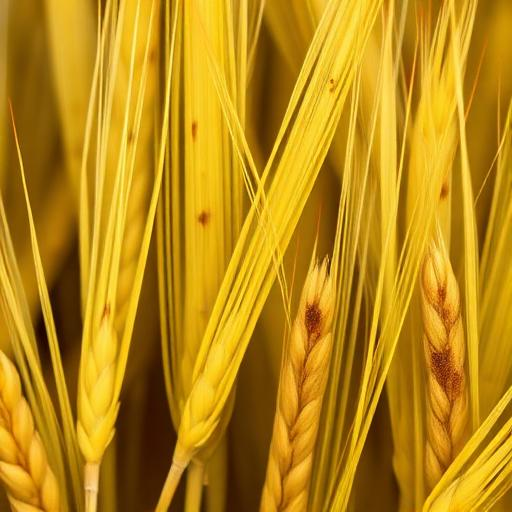
#> input picture src/assets/closeup-disease.jpg, 512 x 512 px
$ python -i classical.py   (imports and definitions only)
#> lines starting #> are read from the running program, lines starting #| are printed output that depends on the picture; after the words box and inside, x2 and y2 are one past the last pixel; in counts of white or black regions, pixels touching at a corner belong together
#> further down, picture is the input picture: shape (512, 512, 3); mean B, G, R 19.9, 137.1, 185.7
"""Classical vegetation detection: a colour index, a fixed decision rule, connected components.

Three methods, each parameter-free per image so nothing is tuned on a picture:

- exg_exr : chromaticity r, g, b = R, G, B / (R + G + B); ExG = 2g - r - b;
            ExR = 1.4 r - g; vegetation where ExG - ExR > 0 (Meyer and Neto 2008).
- exg_otsu: ExG on chromaticity, Otsu threshold over the whole image.
- hsv_band: hue in [60, 160] degrees, saturation >= 0.15, value >= 0.08 (fixed band).
- exg_fixed: ExG on chromaticity > t, with t a declared constant (default 0.10). The
            one method with a parameter; the value is chosen on dev_tune and
            confirmed on dev_check, and every run name carries it.
- exg_hyst : hysteresis on ExG: pixels above `high` seed components, which then
            grow through every 8-connected pixel above `low`. A pixel above
            `low` with no seed in its component is left out. Declared pair
            (0.10, 0.03) for Experiment 4B.

Then, optionally, one 3 x 3 binary closing (off by default), then 8-connected
components. No opening, no size floor, no hole filling: the Phase 2 profile
showed blades under 5 px wide and seedlings under 100 px, and any of those
operations would delete them before they could be scored.

Every component is a detection. Its score is the mean index value inside it
(ExG - ExR for exg_exr, ExG for exg_otsu, saturation for hsv_band); the score
is reported, never thresholded.

Stage timings are measured with perf_counter around each stage.
"""

from __future__ import annotations

import time
from dataclasses import dataclass, field

import numpy as np
from scipy import ndimage
from skimage.filters import threshold_otsu

METHODS = ("exg_exr", "exg_otsu", "hsv_band", "exg_fixed", "exg_hyst")
DEFAULT_EXG_T = 0.10
DEFAULT_HYST = (0.10, 0.03)
EPS = 1e-6
STRUCT8 = np.ones((3, 3), dtype=bool)


@dataclass
class DetectionResult:
    method: str
    closing: bool
    labels: np.ndarray  # int32 HxW, 0 = background, 1..n = components
    n: int
    records: list[dict]  # per component: det_id, area_px, bbox, centroid, score
    timings_ms: dict[str, float] = field(default_factory=dict)
    threshold: float | None = None
    vegetation_fraction: float = 0.0


def chromaticity(rgb: np.ndarray) -> tuple[np.ndarray, np.ndarray, np.ndarray]:
    x = rgb.astype(np.float32)
    s = x.sum(axis=2) + EPS
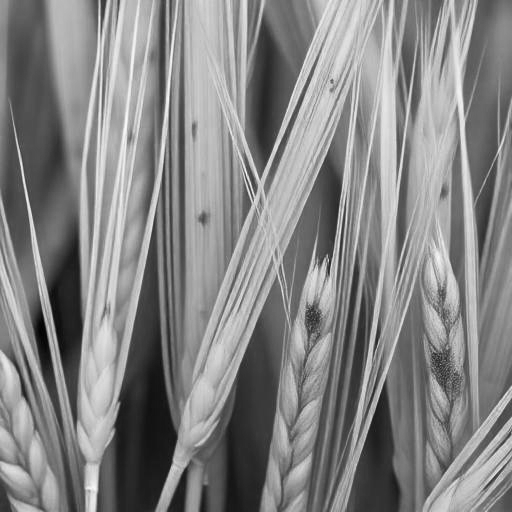
#> s: shape (512, 512) float32; min 26, max 634, mean 342.7; drawn with min black and max white
    return x[..., 0] / s, x[..., 1] / s, x[..., 2] / s


def index_exg(rgb: np.ndarray) -> np.ndarray:
    r, g, b = chromaticity(rgb)
    return 2.0 * g - r - b


def index_exg_exr(rgb: np.ndarray) -> np.ndarray:
    r, g, b = chromaticity(rgb)
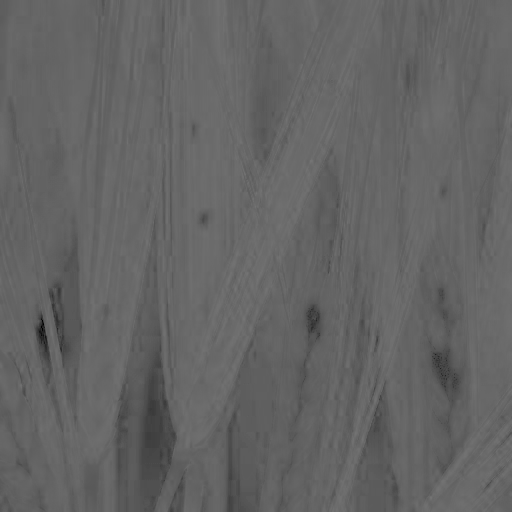
#> g: shape (512, 512) float32; min 0, max 0.458, mean 0.394
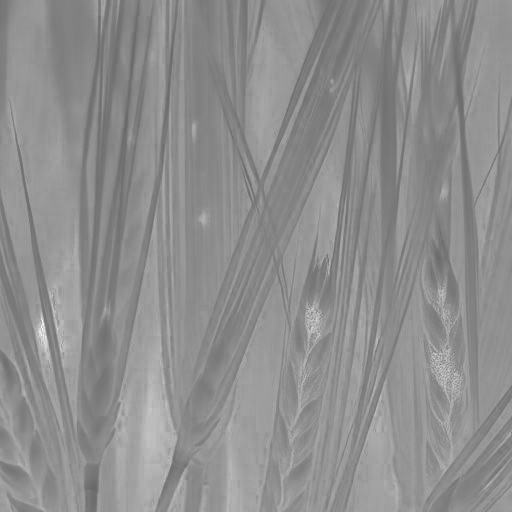
#> b: shape (512, 512) float32; min 0.402, max 1, mean 0.56
    exg = 2.0 * g - r - b
    exr = 1.4 * r - g
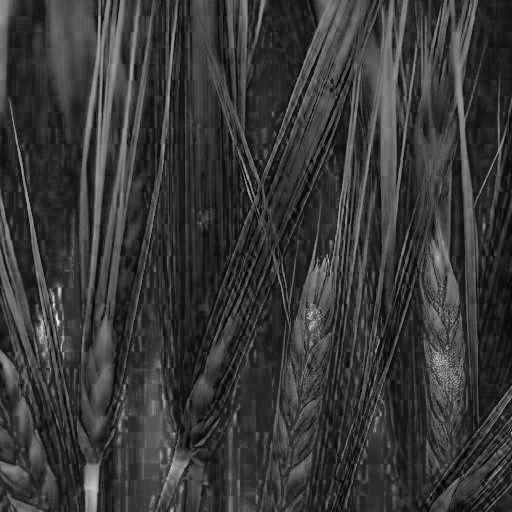
#> exr: shape (512, 512) float32; min -0.458, max 0.115, mean -0.33; drawn with min black and max white
    return exg - exr
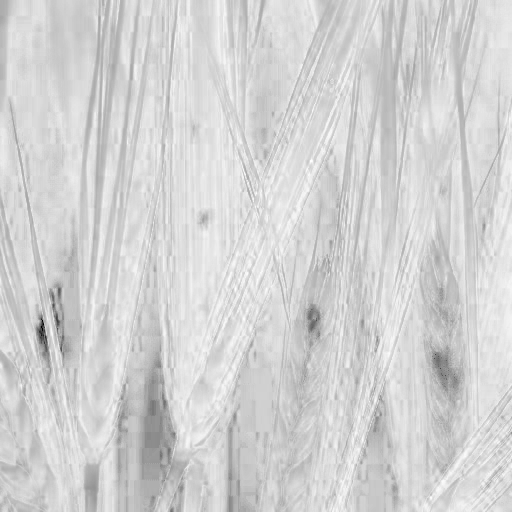
#> returned value: shape (512, 512) float32; min -1, max 0.831, mean 0.512; drawn with min black and max white


def hsv(rgb: np.ndarray) -> tuple[np.ndarray, np.ndarray, np.ndarray]:
    """Hue in degrees [0, 360), saturation and value in [0, 1]. Vectorised, no dependency."""
    x = rgb.astype(np.float32) / 255.0
    r, g, b = x[..., 0], x[..., 1], x[..., 2]
    mx = x.max(axis=2)
    mn = x.min(axis=2)
    d = mx - mn
    h = np.zeros_like(mx)
    nz = d > 0
    rm = nz & (mx == r)
    gm = nz & (mx == g) & ~rm
    bm = nz & ~rm & ~gm
    h[rm] = (60.0 * ((g[rm] - b[rm]) / d[rm])) % 360.0
    h[gm] = 60.0 * ((b[gm] - r[gm]) / d[gm]) + 120.0
    h[bm] = 60.0 * ((r[bm] - g[bm]) / d[bm]) + 240.0
    s = np.where(mx > 0, d / (mx + EPS), 0.0)
    return h, s, mx


def hysteresis_mask(idx: np.ndarray, high: float, low: float) -> np.ndarray:
    """Components of (idx > low) that contain at least one pixel with idx > high; 8-connected."""
    low_mask = idx > low
    labels, n = ndimage.label(low_mask, structure=STRUCT8)
    if n == 0:
        return low_mask
    seeded = np.zeros(n + 1, dtype=bool)
    seeded[np.unique(labels[idx > high])] = True
    seeded[0] = False
    return seeded[labels]


def vegetation_mask(rgb: np.ndarray, method: str, exg_t: float = DEFAULT_EXG_T, hyst: tuple[float, float] = DEFAULT_HYST) -> tuple[np.ndarray, np.ndarray, float | None]:
    """Return (mask, score_image, threshold_used)."""
    if method == "exg_exr":
        idx = index_exg_exr(rgb)
        return idx > 0.0, idx, 0.0
    if method == "exg_fixed":
        idx = index_exg(rgb)
        return idx > exg_t, idx, float(exg_t)
    if method == "exg_hyst":
        idx = index_exg(rgb)
        return hysteresis_mask(idx, hyst[0], hyst[1]), idx, float(hyst[0])
    if method == "exg_otsu":
        idx = index_exg(rgb)
        t = float(threshold_otsu(idx)) if idx.max() > idx.min() else float(idx.max())
        return idx > t, idx, t
    if method == "hsv_band":
        h, s, v = hsv(rgb)
        return (h >= 60.0) & (h <= 160.0) & (s >= 0.15) & (v >= 0.08), s, None
    raise ValueError(f"unknown method {method!r}")


def detect(rgb: np.ndarray, method: str = "exg_exr", closing: bool = False, exg_t: float = DEFAULT_EXG_T, hyst: tuple[float, float] = DEFAULT_HYST) -> DetectionResult:
    if rgb.ndim != 3 or rgb.shape[2] != 3:
        raise ValueError("expected an HxWx3 RGB image")
    t: dict[str, float] = {}
    t0 = time.perf_counter()
    mask, score_img, thr = vegetation_mask(rgb, method, exg_t, hyst)
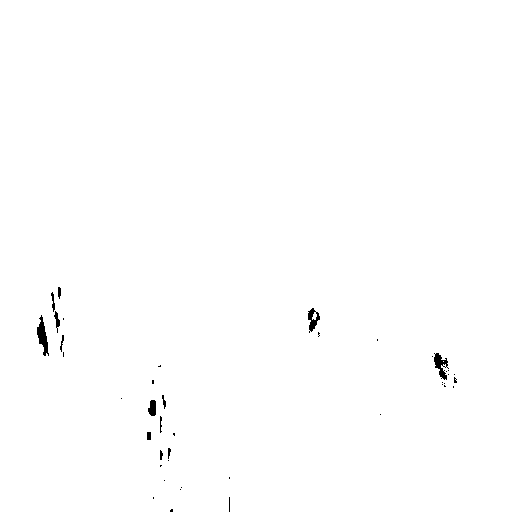
#> mask: shape (512, 512) bool; 99.6% white; 42 black regions (29 under 20 px), largest, box (x1, y1, x2, y2) and area: (37, 315, 49, 356) 236, (434, 353, 449, 380) 196, (308, 308, 320, 333) 150
#> thr = 0
    t["index_and_threshold"] = (time.perf_counter() - t0) * 1000.0
    if closing:
        t1 = time.perf_counter()
        mask = ndimage.binary_closing(mask, structure=STRUCT8)
        t["closing"] = (time.perf_counter() - t1) * 1000.0
    t2 = time.perf_counter()
    labels, n = ndimage.label(mask, structure=STRUCT8)
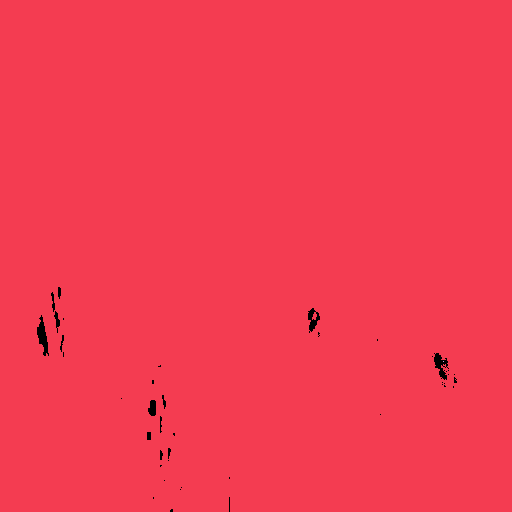
#> labels: shape (512, 512) int32; 3 distinct labels, from 0 to 2; one colour per label, 0 black
#> n = 2
    labels = labels.astype(np.int32)
    t["components"] = (time.perf_counter() - t2) * 1000.0
    t3 = time.perf_counter()
    records: list[dict] = []
    if n:
        objects = ndimage.find_objects(labels, max_label=n)
#> objects = 2 items
        areas = np.bincount(labels.ravel(), minlength=n + 1)
#> areas = [1067, 261076, 1]
        sums = ndimage.sum_labels(score_img, labels, index=np.arange(1, n + 1))
#> sums = [134490.1, 0.0101]
        cy, cx = zip(*ndimage.center_of_mass(mask, labels, index=np.arange(1, n + 1))) if n else ((), ())
#> cy = (255.1, 361); cx = (255.7, 443)
        for k in range(1, n + 1):
            ys, xs = objects[k - 1]
            records.append(
                {
                    "det_id": k,
                    "area_px": int(areas[k]),
                    "bbox_x0": int(xs.start), "bbox_y0": int(ys.start), "bbox_x1": int(xs.stop), "bbox_y1": int(ys.stop),
                    "centroid_x": float(cx[k - 1]), "centroid_y": float(cy[k - 1]),
                    "score": float(sums[k - 1] / areas[k]),
                }
            )
#> after the loop, records = 2 items
    t["measure"] = (time.perf_counter() - t3) * 1000.0
    t["total"] = (time.perf_counter() - t0) * 1000.0
    return DetectionResult(
        method=method, closing=closing, labels=labels, n=int(n), records=records,
        timings_ms={k: round(v, 3) for k, v in t.items()}, threshold=thr,
        vegetation_fraction=float(mask.mean()),
    )

>>> import cv2
>>> picture = cv2.imread('../../../../../src/assets/closeup-disease.jpg')
>>> result = detect(picture)

$ run again, on src/assets/closeup-pest.jpg
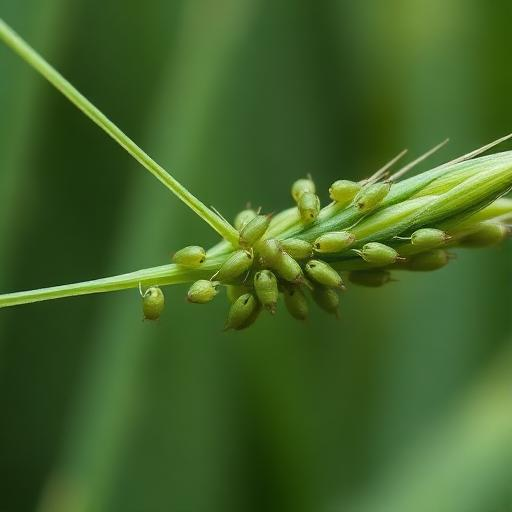
#> input picture src/assets/closeup-pest.jpg, 512 x 512 px
#> picture is the input picture: shape (512, 512, 3); mean B, G, R 41.1, 99.6, 67.1
#> in index_exg_exr, `exr = 1.4 * r - g`:
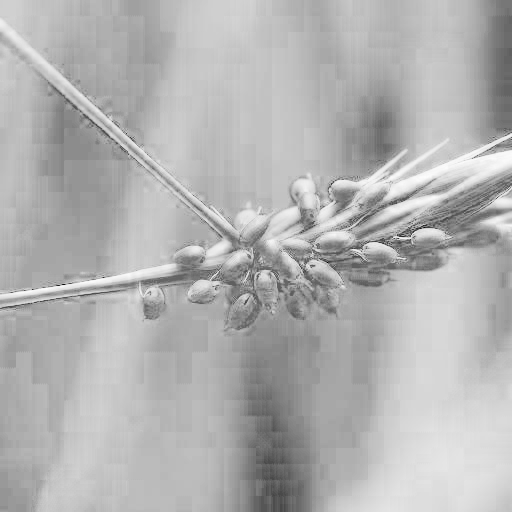
#> exr: shape (512, 512) float32; min -1, max 0.0842, mean -0.241; drawn with min black and max white
#> in index_exg_exr, `return exg - exr`:
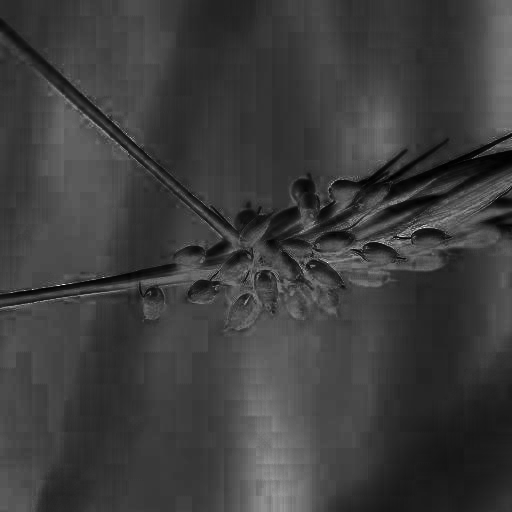
#> returned value: shape (512, 512) float32; min 0.00674, max 3, mean 0.733; drawn with min black and max white
#> mask: shape (512, 512) bool; every value is 1
#> thr = 0
#> labels: shape (512, 512) int32; every value is 1
#> n = 1
#> objects = 1 item
#> areas = [0, 262144]
#> sums = [192124.4]
#> cy = (255.5,)
#> after the loop in detect, `for k in range(1, n + 1):`: records = 1 item

$ run again, on src/assets/closeup-weed.jpg
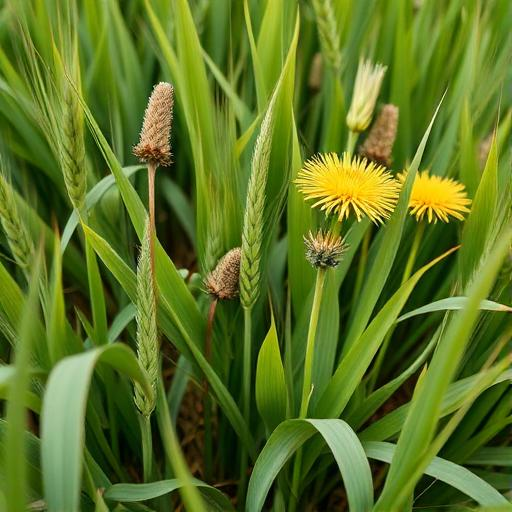
#> input picture src/assets/closeup-weed.jpg, 512 x 512 px
#> picture is the input picture: shape (512, 512, 3); mean B, G, R 35.2, 116.8, 92.5
#> in detect, `mask, score_img, thr = vegetation_mask(rgb, method, exg_t, hyst)`:
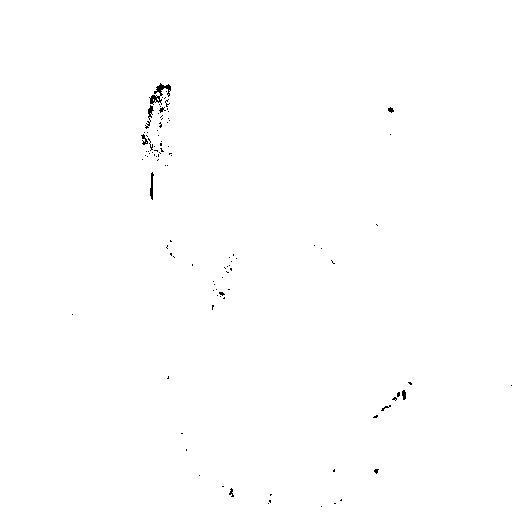
#> mask: shape (512, 512) bool; 99.7% white; black in thin lines or dots, all inside (x1, y1, x2, y2) = (72, 83, 512, 507)
#> thr = 0
#> in detect, `labels, n = ndimage.label(mask, structure=STRUCT8)`:
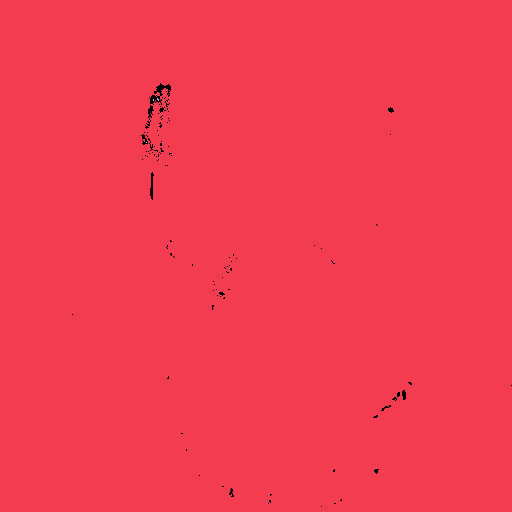
#> labels: shape (512, 512) int32; 5 distinct labels, from 0 to 4; one colour per label, 0 black
#> n = 4
#> objects = 4 items
#> areas = [741, 261396, 4, 2, 1]
#> sums = [235728.8, 0.146, 0.0254, 0.0113]
#> cy = (255.6, 99, 99.5, 142); cx = (255.6, 157.5, 153, 146)
#> after the loop in detect, `for k in range(1, n + 1):`: records = 4 items
